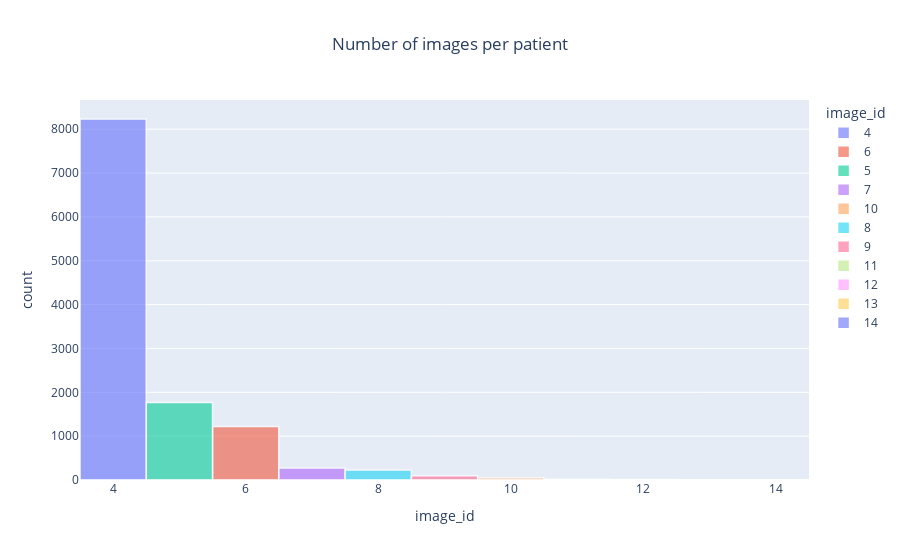

This figure's notebook cell:
### Code cell
fig = px.histogram(train_df.groupby('patient_id').count().reset_index(), x="image_id", color='image_id',
                   title='Number of images per patient')
fig.update_traces(marker_line_color='rgb(255,255,255)', marker_line_width=1.5, opacity=0.6)
fig.update_layout(title_x=0.5)
fig.show()

### Figure 1 — Plotly figure (JSON) as saved in the notebook; plotly's stock layout.template omitted (floating-point values rounded to 4 significant figures; data arrays with more than 128 entries replaced by an {"elided": "..."} marker saying what was removed)
{"data": [{"alignmentgroup": "True", "bingroup": "x", "hovertemplate": "image_id=%{x}<br>count=%{y}<extra></extra>", "legendgroup": "4", "marker": {"color": "#636efa", "line": {"color": "rgb(255,255,255)", "width": 1.5}, "pattern": {"shape": ""}}, "name": "4", "offsetgroup": "4", "opacity": 0.6, "orientation": "v", "showlegend": true, "type": "histogram", "x": {"elided": "8233 int values"}, "xaxis": "x", "yaxis": "y"}, {"alignmentgroup": "True", "bingroup": "x", "hovertemplate": "image_id=%{x}<br>count=%{y}<extra></extra>", "legendgroup": "6", "marker": {"color": "#EF553B", "line": {"color": "rgb(255,255,255)", "width": 1.5}, "pattern": {"shape": ""}}, "name": "6", "offsetgroup": "6", "opacity": 0.6, "orientation": "v", "showlegend": true, "type": "histogram", "x": {"elided": "1218 int values"}, "xaxis": "x", "yaxis": "y"}, {"alignmentgroup": "True", "bingroup": "x", "hovertemplate": "image_id=%{x}<br>count=%{y}<extra></extra>", "legendgroup": "5", "marker": {"color": "#00cc96", "line": {"color": "rgb(255,255,255)", "width": 1.5}, "pattern": {"shape": ""}}, "name": "5", "offsetgroup": "5", "opacity": 0.6, "orientation": "v", "showlegend": true, "type": "histogram", "x": {"elided": "1767 int values"}, "xaxis": "x", "yaxis": "y"}, {"alignmentgroup": "True", "bingroup": "x", "hovertemplate": "image_id=%{x}<br>count=%{y}<extra></extra>", "legendgroup": "7", "marker": {"color": "#ab63fa", "line": {"color": "rgb(255,255,255)", "width": 1.5}, "pattern": {"shape": ""}}, "name": "7", "offsetgroup": "7", "opacity": 0.6, "orientation": "v", "showlegend": true, "type": "histogram", "x": {"elided": "276 int values"}, "xaxis": "x", "yaxis": "y"}, {"alignmentgroup": "True", "bingroup": "x", "hovertemplate": "image_id=%{x}<br>count=%{y}<extra></extra>", "legendgroup": "10", "marker": {"color": "#FFA15A", "line": {"color": "rgb(255,255,255)", "width": 1.5}, "pattern": {"shape": ""}}, "name": "10", "offsetgroup": "10", "opacity": 0.6, "orientation": "v", "showlegend": true, "type": "histogram", "x": [10, 10, 10, 10, 10, 10, 10, 10, 10, 10, 10, 10, 10, 10, 10, 10, 10, 10, 10, 10, 10, 10, 10, 10, 10, 10, 10, 10, 10, 10, 10, 10, 10, 10, 10, 10, 10, 10, 10, 10, 10, 10, 10, 10, 10, 10, 10, 10, 10, 10, 10, 10, 10], "xaxis": "x", "yaxis": "y"}, {"alignmentgroup": "True", "bingroup": "x", "hovertemplate": "image_id=%{x}<br>count=%{y}<extra></extra>", "legendgroup": "8", "marker": {"color": "#19d3f3", "line": {"color": "rgb(255,255,255)", "width": 1.5}, "pattern": {"shape": ""}}, "name": "8", "offsetgroup": "8", "opacity": 0.6, "orientation": "v", "showlegend": true, "type": "histogram", "x": {"elided": "229 int values"}, "xaxis": "x", "yaxis": "y"}, {"alignmentgroup": "True", "bingroup": "x", "hovertemplate": "image_id=%{x}<br>count=%{y}<extra></extra>", "legendgroup": "9", "marker": {"color": "#FF6692", "line": {"color": "rgb(255,255,255)", "width": 1.5}, "pattern": {"shape": ""}}, "name": "9", "offsetgroup": "9", "opacity": 0.6, "orientation": "v", "showlegend": true, "type": "histogram", "x": [9, 9, 9, 9, 9, 9, 9, 9, 9, 9, 9, 9, 9, 9, 9, 9, 9, 9, 9, 9, 9, 9, 9, 9, 9, 9, 9, 9, 9, 9, 9, 9, 9, 9, 9, 9, 9, 9, 9, 9, 9, 9, 9, 9, 9, 9, 9, 9, 9, 9, 9, 9, 9, 9, 9, 9, 9, 9, 9, 9, 9, 9, 9, 9, 9, 9, 9, 9, 9, 9, 9, 9, 9, 9, 9, 9, 9, 9, 9, 9, 9, 9, 9, 9, 9, 9, 9, 9, 9, 9, 9, 9, 9, 9, 9, 9, 9, 9, 9], "xaxis": "x", "yaxis": "y"}, {"alignmentgroup": "True", "bingroup": "x", "hovertemplate": "image_id=%{x}<br>count=%{y}<extra></extra>", "legendgroup": "11", "marker": {"color": "#B6E880", "line": {"color": "rgb(255,255,255)", "width": 1.5}, "pattern": {"shape": ""}}, "name": "11", "offsetgroup": "11", "opacity": 0.6, "orientation": "v", "showlegend": true, "type": "histogram", "x": [11, 11, 11, 11, 11, 11, 11, 11, 11, 11, 11, 11, 11, 11, 11, 11, 11, 11, 11], "xaxis": "x", "yaxis": "y"}, {"alignmentgroup": "True", "bingroup": "x", "hovertemplate": "image_id=%{x}<br>count=%{y}<extra></extra>", "legendgroup": "12", "marker": {"color": "#FF97FF", "line": {"color": "rgb(255,255,255)", "width": 1.5}, "pattern": {"shape": ""}}, "name": "12", "offsetgroup": "12", "opacity": 0.6, "orientation": "v", "showlegend": true, "type": "histogram", "x": [12, 12, 12, 12, 12, 12, 12, 12, 12, 12, 12, 12], "xaxis": "x", "yaxis": "y"}, {"alignmentgroup": "True", "bingroup": "x", "hovertemplate": "image_id=%{x}<br>count=%{y}<extra></extra>", "legendgroup": "13", "marker": {"color": "#FECB52", "line": {"color": "rgb(255,255,255)", "width": 1.5}, "pattern": {"shape": ""}}, "name": "13", "offsetgroup": "13", "opacity": 0.6, "orientation": "v", "showlegend": true, "type": "histogram", "x": [13, 13, 13, 13, 13], "xaxis": "x", "yaxis": "y"}, {"alignmentgroup": "True", "bingroup": "x", "hovertemplate": "image_id=%{x}<br>count=%{y}<extra></extra>", "legendgroup": "14", "marker": {"color": "#636efa", "line": {"color": "rgb(255,255,255)", "width": 1.5}, "pattern": {"shape": ""}}, "name": "14", "offsetgroup": "14", "opacity": 0.6, "orientation": "v", "showlegend": true, "type": "histogram", "x": [14, 14], "xaxis": "x", "yaxis": "y"}], "layout": {"barmode": "relative", "legend": {"title": {"text": "image_id"}, "tracegroupgap": 0}, "title": {"text": "Number of images per patient", "x": 0.5}, "xaxis": {"anchor": "y", "categoryarray": [4, 6, 5, 7, 10, 8, 9, 11, 12, 13, 14], "categoryorder": "array", "domain": [0.0, 1.0], "title": {"text": "image_id"}}, "yaxis": {"anchor": "x", "domain": [0.0, 1.0], "title": {"text": "count"}}}}
